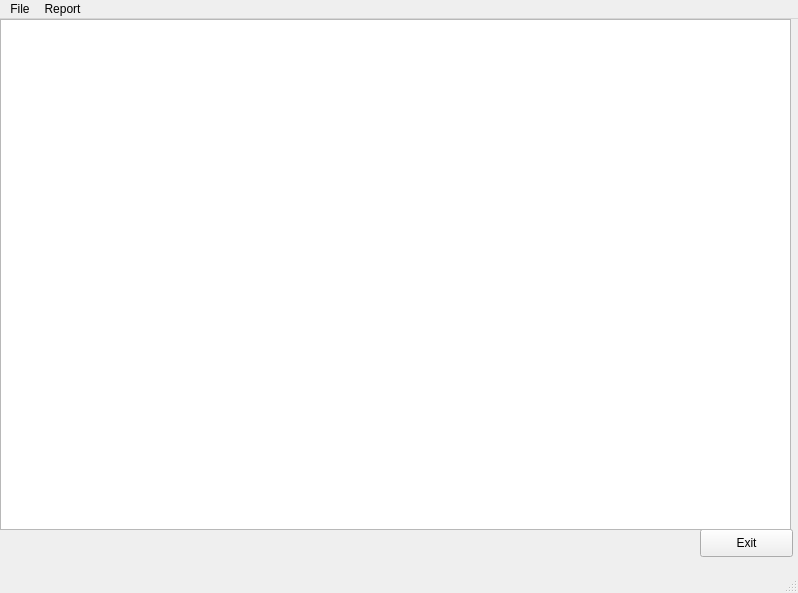
<?xml version="1.0" encoding="UTF-8"?>
<ui version="4.0">
 <class>MainWindow</class>
 <widget class="QMainWindow" name="MainWindow">
  <property name="geometry">
   <rect>
    <x>0</x>
    <y>0</y>
    <width>798</width>
    <height>593</height>
   </rect>
  </property>
  <property name="windowTitle">
   <string>MainWindow</string>
  </property>
  <widget class="QWidget" name="centralwidget">
   <widget class="QPushButton" name="pushButton">
    <property name="geometry">
     <rect>
      <x>700</x>
      <y>510</y>
      <width>93</width>
      <height>28</height>
     </rect>
    </property>
    <property name="text">
     <string>Exit</string>
    </property>
   </widget>
   <widget class="QTableWidget" name="tableWidget">
    <property name="geometry">
     <rect>
      <x>0</x>
      <y>0</y>
      <width>791</width>
      <height>511</height>
     </rect>
    </property>
   </widget>
  </widget>
  <widget class="QMenuBar" name="menubar">
   <property name="geometry">
    <rect>
     <x>0</x>
     <y>0</y>
     <width>798</width>
     <height>26</height>
    </rect>
   </property>
   <widget class="QMenu" name="menuFile">
    <property name="title">
     <string>File</string>
    </property>
    <addaction name="action_New"/>
    <addaction name="actionSave"/>
   </widget>
   <widget class="QMenu" name="menuReport">
    <property name="title">
     <string>Report</string>
    </property>
    <addaction name="actionCopy"/>
    <addaction name="actionPaste"/>
    <addaction name="actionService"/>
    <addaction name="separator"/>
   </widget>
   <addaction name="menuFile"/>
   <addaction name="menuReport"/>
  </widget>
  <widget class="QStatusBar" name="statusbar"/>
  <action name="actionCopy">
   <property name="text">
    <string>Tech Writer</string>
   </property>
   <property name="shortcut">
    <string>Ctrl+T</string>
   </property>
  </action>
  <action name="actionPaste">
   <property name="text">
    <string>Modbus</string>
   </property>
   <property name="shortcut">
    <string>Ctrl+M</string>
   </property>
  </action>
  <action name="action_New">
   <property name="text">
    <string>New</string>
   </property>
   <property name="statusTip">
    <string>Open a new RVL</string>
   </property>
   <property name="shortcut">
    <string>Ctrl+N</string>
   </property>
  </action>
  <action name="actionSave">
   <property name="text">
    <string>Save</string>
   </property>
   <property name="statusTip">
    <string>Save a modified RVL</string>
   </property>
   <property name="shortcut">
    <string>Ctrl+S</string>
   </property>
  </action>
  <action name="actionService">
   <property name="checkable">
    <bool>false</bool>
   </property>
   <property name="text">
    <string>Service</string>
   </property>
   <property name="shortcut">
    <string>Ctrl+V</string>
   </property>
  </action>
 </widget>
 <resources/>
 <connections/>
</ui>
